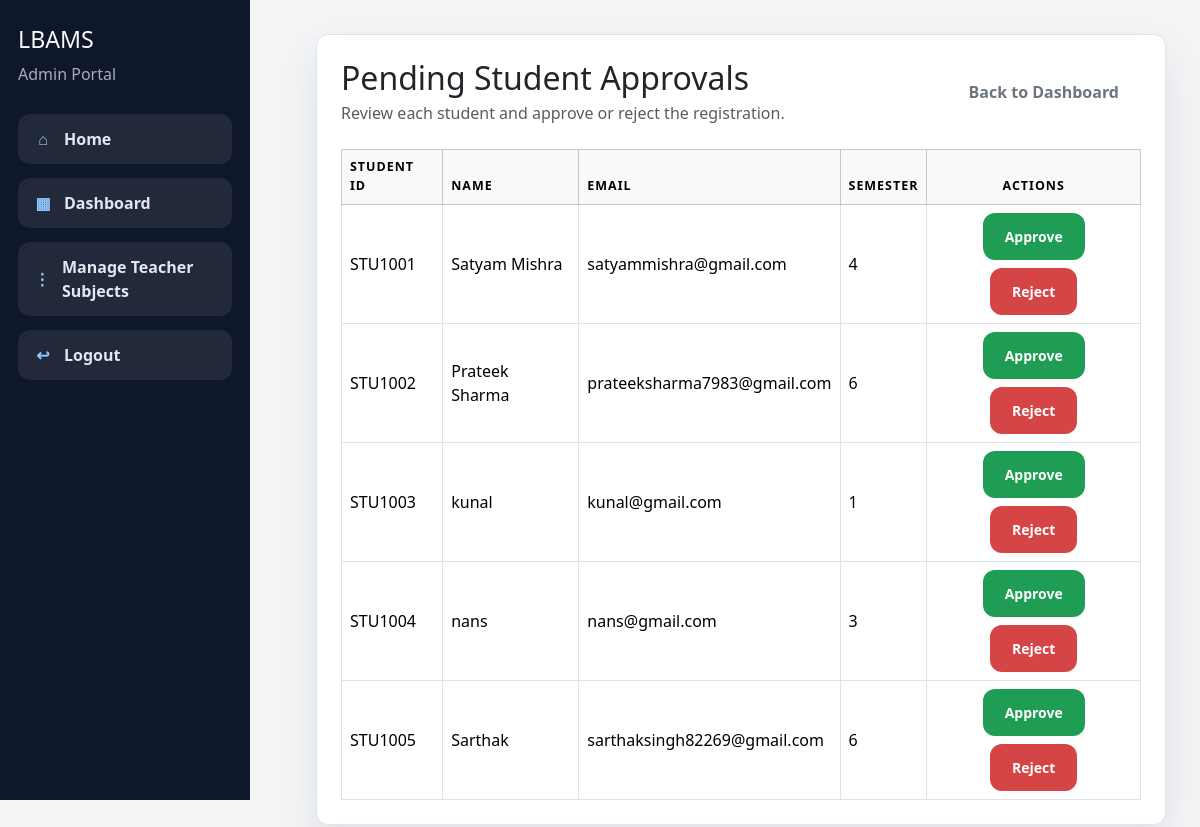
The app's page /admin/pending-students (signed in), older data.
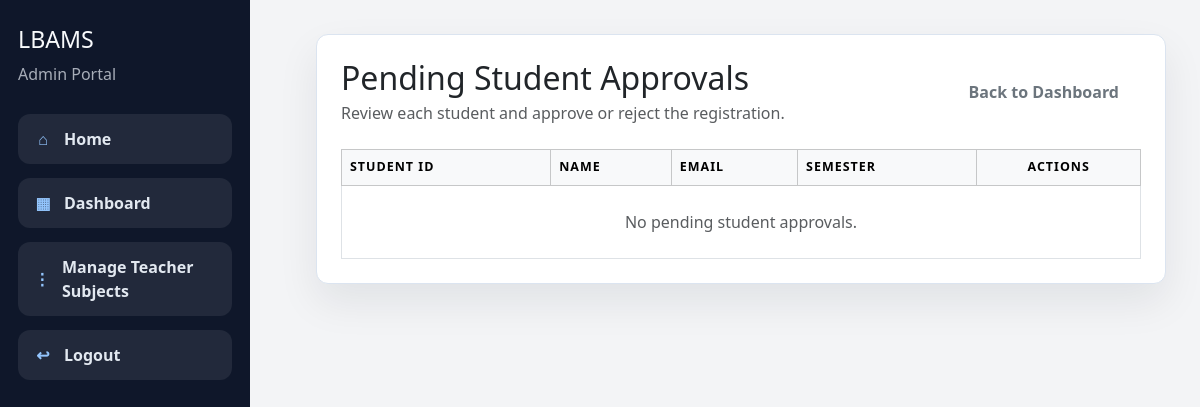
The same page, newer data.
### models.py (models this page shows)
class Student(db.Model):
    __tablename__ = "students"
    id = db.Column(db.Integer, primary_key=True)
    user_id = db.Column(db.Integer, db.ForeignKey("users.id"), unique=True, nullable=False)
    student_code = db.Column(db.String(30), unique=True, nullable=False)
    roll_number = db.Column(db.String(30), unique=True, nullable=False)
    full_name = db.Column(db.String(120), nullable=False)
    email = db.Column(db.String(120), unique=True, nullable=False)
    semester = db.Column(db.Integer, nullable=False)
    is_approved = db.Column(db.Boolean, default=False, nullable=False)
    is_rejected = db.Column(db.Boolean, default=False, nullable=False)
    created_at = db.Column(db.DateTime, default=datetime.utcnow, nullable=False)
    user = db.relationship("User", back_populates="student")
    attendances = db.relationship("Attendance", back_populates="student", passive_deletes=True)
    attendance_summaries = db.relationship(
        "AttendanceSummary",
        back_populates="student",
        passive_deletes=True,
    )

### routes/admin_routes.py (the view)
@admin_bp.route("/pending-students")
@login_required
def pending_students():
    access_redirect = require_admin_login()
    if access_redirect:
        return access_redirect
    students = (
        Student.query.filter_by(is_approved=False, is_rejected=False)
        .order_by(Student.created_at.asc())
        .all()
    )
    return render_template("admin/pending_students.html", students=students)

### app.py (called while the page is built)
@login_manager.user_loader
def load_user(user_id):
    return db.session.get(User, int(user_id))

### routes/admin_routes.py (called while the page is built)
def admin_required():
    return current_user.is_authenticated and current_user.role == "admin"

def require_admin_login():
    if admin_required():
        return None
    if current_user.is_authenticated:
        logout_user()
    flash("Admin email and password are required to open the admin dashboard.", "danger")
    return redirect(url_for("auth.login"))

### templates/admin/pending_students.html (shortened to what this page needs)
{% extends "base.html" %}
{% block content %}
<div class="card p-4">
    <div class="d-flex justify-content-between align-items-center mb-4">
        <div>
            <h2 class="mb-1">Pending Student Approvals</h2>
            <p class="text-muted mb-0">Review each student and approve or reject the registration.</p>
        </div>
        <a class="btn btn-outline-secondary" href="{{ url_for('admin.dashboard') }}">Back to Dashboard</a>
    </div>
    <div class="table-responsive">
        <table class="table table-bordered table-hover align-middle mb-0">
            <thead class="table-light">
                <tr>
                    <th>Student ID</th>
                    <th>Name</th>
                    <th>Email</th>
                    <th>Semester</th>
                    <th class="text-center">Actions</th>
                </tr>
            </thead>
            <tbody>
                {% if students %}
                {% for student in students %}
                <tr>
                    <td>{{ student.student_code }}</td>
                    <td>{{ student.full_name }}</td>
                    <td>{{ student.email }}</td>
                    <td>{{ student.semester }}</td>
                    <td class="text-center">
                        <div class="d-flex justify-content-center gap-2 flex-wrap">
                            <form method="POST" action="{{ url_for('admin.approve_student', student_id=student.id) }}">
                                <button class="btn btn-success btn-sm" type="submit">Approve</button>
                            </form>
                            <form method="POST" action="{{ url_for('admin.reject_student', student_id=student.id) }}">
                                <button class="btn btn-danger btn-sm" type="submit">Reject</button>
                            </form>
                        </div>
                    </td>
                </tr>
                {% endfor %}
                {% else %}
                <tr>
                    <td colspan="5" class="text-center text-muted py-4">No pending student approvals.</td>
                </tr>
                {% endif %}
            </tbody>
        </table>
    </div>
</div>
{% endblock %}

Row changes from the older to the newer data that the page shows:
no longer on this page (row edited): Student: student_code "STU1001", full_name "Satyam Mishra", email "satyammishra@gmail.com", semester "4"
no longer on this page (row edited): Student: student_code "STU1002", full_name "Prateek Sharma", email "prateeksharma7983@gmail.com", semester "6"
no longer on this page (row edited): Student: student_code "STU1003", full_name "kunal", email "kunal@gmail.com", semester "1"
no longer on this page (row edited): Student: student_code "STU1004", full_name "nans", email "nans@gmail.com", semester "3"
no longer on this page (row edited): Student: student_code "STU1005", full_name "Sarthak", email "sarthaksingh82269@gmail.com", semester "6"
Text that changed along with them:
text now shown: "No pending student approvals."
